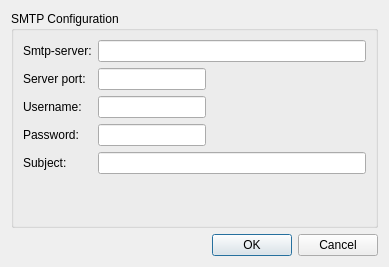
<?xml version="1.0" encoding="UTF-8"?>
<ui version="4.0">
 <class>emailConfig</class>
 <widget class="QDialog" name="emailConfig">
  <property name="geometry">
   <rect>
    <x>0</x>
    <y>0</y>
    <width>389</width>
    <height>267</height>
   </rect>
  </property>
  <property name="windowTitle">
   <string>Email Configuration</string>
  </property>
  <layout class="QVBoxLayout" name="verticalLayout_2">
   <item>
    <widget class="QGroupBox" name="groupBox">
     <property name="title">
      <string>SMTP Configuration</string>
     </property>
     <layout class="QGridLayout" name="gridLayout">
      <item row="2" column="0">
       <widget class="QLabel" name="label_3">
        <property name="text">
         <string>Username:</string>
        </property>
       </widget>
      </item>
      <item row="0" column="0">
       <widget class="QLabel" name="label">
        <property name="text">
         <string>Smtp-server:</string>
        </property>
       </widget>
      </item>
      <item row="2" column="1" alignment="Qt::AlignLeft">
       <widget class="QLineEdit" name="userName"/>
      </item>
      <item row="1" column="1" alignment="Qt::AlignLeft">
       <widget class="QLineEdit" name="port"/>
      </item>
      <item row="0" column="1">
       <widget class="QLineEdit" name="serverName"/>
      </item>
      <item row="1" column="0">
       <widget class="QLabel" name="label_2">
        <property name="text">
         <string>Server port:</string>
        </property>
       </widget>
      </item>
      <item row="3" column="0">
       <widget class="QLabel" name="label_4">
        <property name="text">
         <string>Password:</string>
        </property>
       </widget>
      </item>
      <item row="5" column="1">
       <spacer name="verticalSpacer">
        <property name="orientation">
         <enum>Qt::Vertical</enum>
        </property>
        <property name="sizeHint" stdset="0">
         <size>
          <width>20</width>
          <height>40</height>
         </size>
        </property>
       </spacer>
      </item>
      <item row="3" column="1" alignment="Qt::AlignLeft">
       <widget class="QLineEdit" name="paswd">
        <property name="inputMask">
         <string/>
        </property>
        <property name="echoMode">
         <enum>QLineEdit::Password</enum>
        </property>
       </widget>
      </item>
      <item row="4" column="1">
       <widget class="QLineEdit" name="subject"/>
      </item>
      <item row="4" column="0">
       <widget class="QLabel" name="label_6">
        <property name="text">
         <string>Subject:</string>
        </property>
       </widget>
      </item>
     </layout>
    </widget>
   </item>
   <item>
    <widget class="QDialogButtonBox" name="buttonBox">
     <property name="orientation">
      <enum>Qt::Horizontal</enum>
     </property>
     <property name="standardButtons">
      <set>QDialogButtonBox::Cancel|QDialogButtonBox::Ok</set>
     </property>
    </widget>
   </item>
  </layout>
 </widget>
 <resources/>
 <connections>
  <connection>
   <sender>buttonBox</sender>
   <signal>accepted()</signal>
   <receiver>emailConfig</receiver>
   <slot>accept()</slot>
   <hints>
    <hint type="sourcelabel">
     <x>428</x>
     <y>284</y>
    </hint>
    <hint type="destinationlabel">
     <x>157</x>
     <y>274</y>
    </hint>
   </hints>
  </connection>
  <connection>
   <sender>buttonBox</sender>
   <signal>rejected()</signal>
   <receiver>emailConfig</receiver>
   <slot>reject()</slot>
   <hints>
    <hint type="sourcelabel">
     <x>496</x>
     <y>290</y>
    </hint>
    <hint type="destinationlabel">
     <x>286</x>
     <y>274</y>
    </hint>
   </hints>
  </connection>
 </connections>
</ui>
